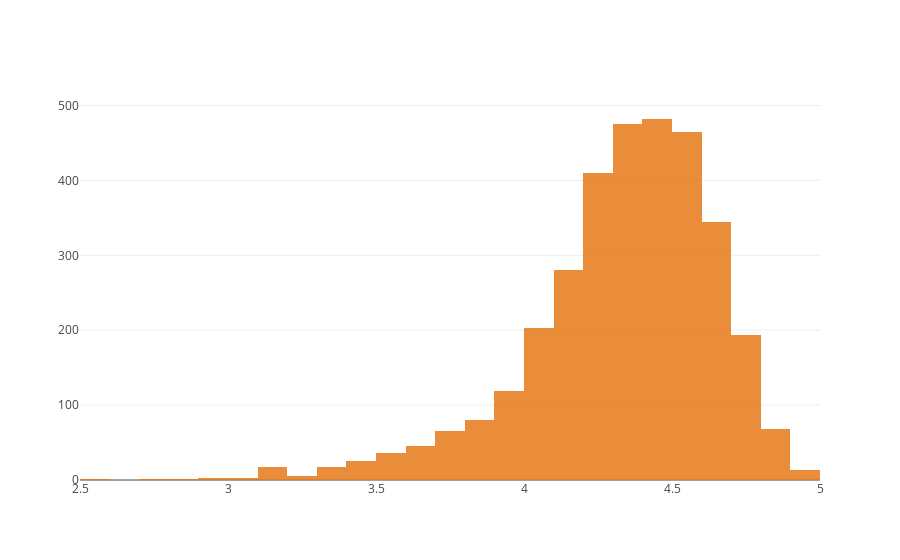

The code cell stored with this chart in its notebook:
### Markdown cell above
Average rating of apps
--Do any apps perform really good or really bad?

### Code cell
import plotly.graph_objs as go
data = [go.Histogram(
        x = df.Rating,
        xbins = {'start': 1, 'size': 0.1, 'end' :5},
        marker = dict(
            color = 'rgb(229, 122, 25)',
            opacity=0.85),
)]
layout = go.Layout(
    title = 'Average rating of apps --Do any apps perform really good or really bad?',
)
fig = go.Figure(data=data, layout=layout)
print('Average app rating = ', np.mean(df['Rating']))
plotly.offline.iplot(data, filename='overall_rating_distribution')

### Figure 1 — Plotly figure (JSON) as saved in the notebook; plotly's stock layout.template omitted (floating-point values rounded to 4 significant figures; data arrays with more than 128 entries replaced by an {"elided": "..."} marker saying what was removed)
{"data": [{"marker": {"color": "rgb(229, 122, 25)", "opacity": 0.85}, "type": "histogram", "uid": "24fbcd32-2723-4c2c-939a-0f67cb992255", "x": {"elided": "3356 float values"}, "xbins": {"end": 5, "size": 0.1, "start": 1}}], "layout": {}}
